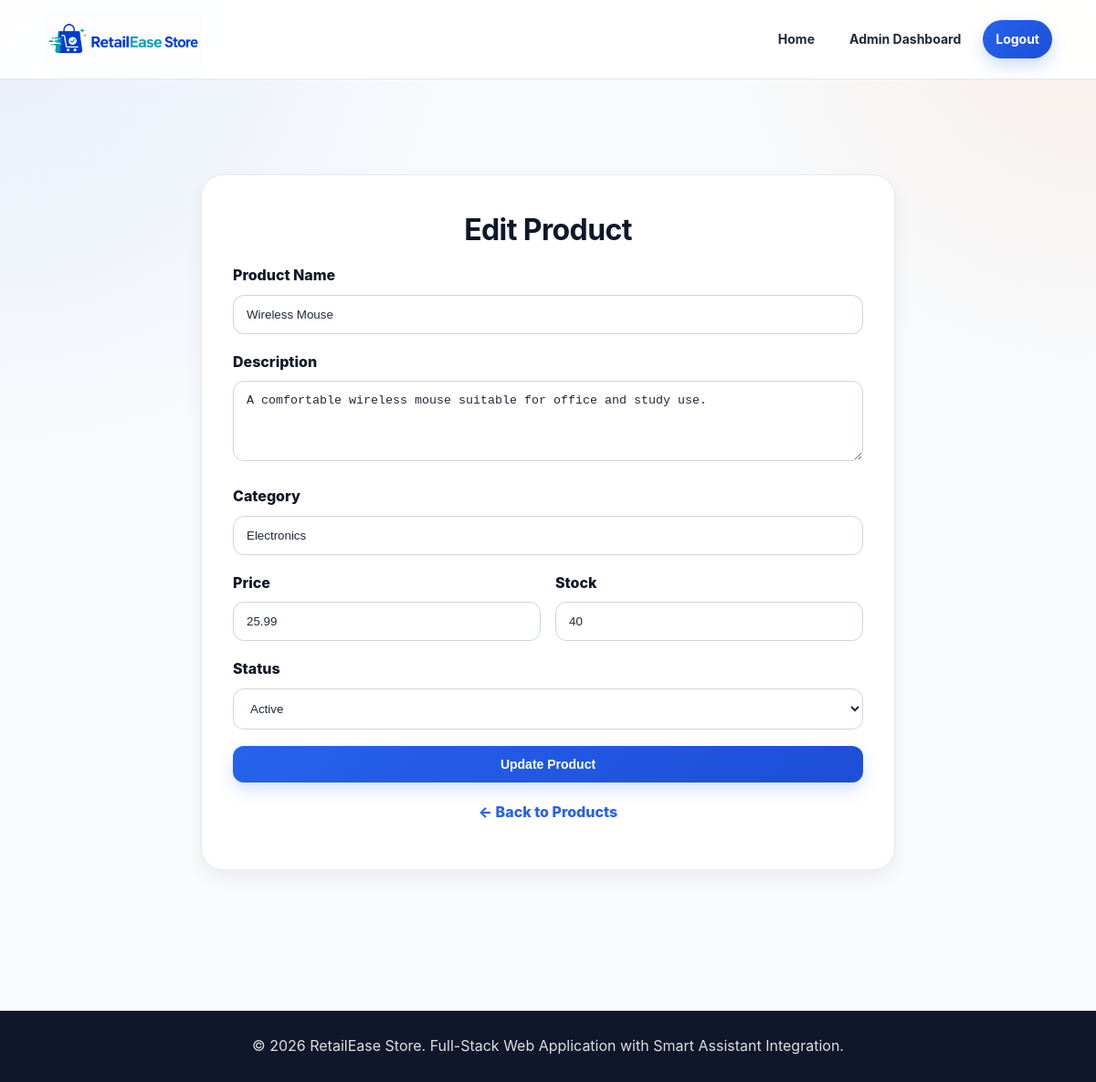
Page /admin/edit_product.php?id=1 (signed in) on the committed database.
### tables this page shows
CREATE TABLE `products` (
  `id` int(11) NOT NULL,
  `name` varchar(150) NOT NULL,
  `description` text NOT NULL,
  `category` varchar(100) NOT NULL,
  `price` decimal(10,2) NOT NULL,
  `stock` int(11) NOT NULL DEFAULT 0,
  `image` varchar(255) DEFAULT NULL,
  `status` enum('active','inactive') NOT NULL DEFAULT 'active',
  `created_by` int(11) DEFAULT NULL,
  `updated_by` int(11) DEFAULT NULL,
  `created_at` timestamp NOT NULL DEFAULT current_timestamp(),
  `updated_at` timestamp NOT NULL DEFAULT current_timestamp() ON UPDATE current_timestamp()
);

### admin/edit_product.php (the view, shortened to what this page needs)
<?php
require_once '../config/database.php';
$id = isset($_GET['id']) && is_numeric($_GET['id']) ? (int) $_GET['id'] : 0;
$stmt = $pdo->prepare("SELECT * FROM products WHERE id = ?");
$stmt->execute([$id]);
$product = $stmt->fetch(PDO::FETCH_ASSOC);
?>
<?php include '../includes/header.php'; ?>
<section class="section">
    <div class="container">
        <div class="form-box wide-form">
            <h2>Edit Product</h2>
            <form method="POST" onsubmit="return validateProductForm();">
                <div class="form-group">
                    <label>Product Name</label>
                    <input type="text" name="name" id="name" value="<?php echo htmlspecialchars($product['name']); ?>">
                </div>
                <div class="form-group">
                    <label>Description</label>
                    <textarea name="description" id="description" rows="4"><?php echo htmlspecialchars($product['description']); ?></textarea>
                </div>
                <div class="form-group">
                    <label>Category</label>
                    <input type="text" name="category" id="category" value="<?php echo htmlspecialchars($product['category']); ?>">
                </div>
                <div class="form-row">
                    <div class="form-group">
                        <label>Price</label>
                        <input type="number" step="0.01" name="price" id="price" value="<?php echo htmlspecialchars($product['price']); ?>">
                    </div>
                    <div class="form-group">
                        <label>Stock</label>
                        <input type="number" name="stock" id="stock" value="<?php echo htmlspecialchars($product['stock']); ?>">
                    </div>
                </div>
                <div class="form-group">
                    <label>Status</label>
                    <select name="status" id="status">
                        <option value="active" <?php echo $product['status'] === 'active' ? 'selected' : ''; ?>>Active</option>
                    </select>
                </div>
                <button type="submit" class="full-btn">Update Product</button>
            </form>
            <p class="form-link">
                <a href="products.php">← Back to Products</a>
            </p>
        </div>
    </div>
</section>
<?php include '../includes/footer.php'; ?>

### assets/css/style.css (style rules this page uses)
:root { --primary: #2563eb; --primary-dark: #1d4ed8; --secondary: #14b8a6; --accent: #f97316; --danger: #dc2626; --success: #16a34a; --warning: #f59e0b; --dark: #0f172a; --text: #1e293b; --muted: #64748b; --border: #e2e8f0; --soft-bg: #f8fafc; --white: #ffffff; --shadow-sm: 0 8px 20px rgba(15, 23, 42, 0.06); --shadow-md: 0 18px 45px rgba(15, 23, 42, 0.10); --radius: 18px; }
* { box-sizing: border-box; }
html { scroll-behavior: smooth; }
body { margin: 0; font-family: Inter, Segoe UI, Arial, Helvetica, sans-serif; background: radial-gradient(circle at top left, rgba(37, 99, 235, 0.08), transparent 30%), radial-gradient(circle at top right, rgba(249, 115, 22, 0.08), transparent 25%), var(--soft-bg); color: var(--text); line-height: 1.6; min-height: 100vh; display: flex; flex-direction: column; }
.container { width: min(1180px, 92%); margin: auto; }
a { color: inherit; }
.section { padding: 54px 0; }
.section h2 { font-size: 30px; margin: 0 0 12px; letter-spacing: -0.6px; color: var(--dark); }
.section p { color: var(--muted); }
.card, .dashboard-card, .product-card, .assistant-card, .assistant-response, .empty-card, .form-box, .details-card, .table-wrapper, .filter-form { background: rgba(255, 255, 255, 0.95); border: 1px solid rgba(226, 232, 240, 0.9); box-shadow: var(--shadow-sm); }
button, .btn { background: linear-gradient(135deg, var(--primary), var(--primary-dark)); color: #ffffff; border: none; padding: 12px 18px; border-radius: 12px; cursor: pointer; text-decoration: none; display: inline-flex; align-items: center; justify-content: center; gap: 8px; font-weight: 800; font-size: 14px; transition: 0.2s ease; box-shadow: 0 8px 18px rgba(37, 99, 235, 0.18); }
.full-btn { width: 100%; text-align: center; }
.form-box { max-width: 520px; margin: 50px auto; padding: 34px; border-radius: 24px; }
.form-box h2 { margin-top: 0; text-align: center; font-size: 32px; color: var(--dark); }
.wide-form { max-width: 760px; }
.form-group { margin-bottom: 18px; }
.form-group label { display: block; margin-bottom: 8px; font-weight: 800; color: var(--dark); }
.form-group input, .form-group textarea, .form-group select, .filter-form input, .filter-form select, .status-form select { width: 100%; padding: 13px 14px; border: 1px solid #cbd5e1; border-radius: 12px; background: #ffffff; color: var(--text); outline: none; transition: 0.2s ease; }
.form-row { display: grid; grid-template-columns: 1fr 1fr; gap: 16px; }
.form-link { text-align: center; margin-top: 20px; }
.form-link a, .back-link a { color: var(--primary); font-weight: 800; text-decoration: none; }

### rows in the picture
products: name "Wireless Mouse", description "A comfortable wireless mouse suitable for office and study use.", category "Electronics", price "25.99", stock "40", status "Active"
